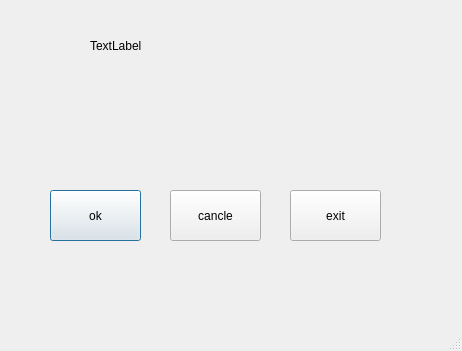
<?xml version="1.0" encoding="UTF-8"?>
<ui version="4.0">
 <class>Dialog</class>
 <widget class="QDialog" name="Dialog">
  <property name="geometry">
   <rect>
    <x>0</x>
    <y>0</y>
    <width>462</width>
    <height>351</height>
   </rect>
  </property>
  <property name="windowTitle">
   <string>Dialog</string>
  </property>
  <property name="sizeGripEnabled">
   <bool>true</bool>
  </property>
  <widget class="QPushButton" name="pushButton_ok">
   <property name="geometry">
    <rect>
     <x>50</x>
     <y>190</y>
     <width>91</width>
     <height>51</height>
    </rect>
   </property>
   <property name="text">
    <string>ok</string>
   </property>
  </widget>
  <widget class="QPushButton" name="pushButton_cancle">
   <property name="geometry">
    <rect>
     <x>170</x>
     <y>190</y>
     <width>91</width>
     <height>51</height>
    </rect>
   </property>
   <property name="text">
    <string>cancle</string>
   </property>
  </widget>
  <widget class="QPushButton" name="pushButton_exit">
   <property name="geometry">
    <rect>
     <x>290</x>
     <y>190</y>
     <width>91</width>
     <height>51</height>
    </rect>
   </property>
   <property name="text">
    <string>exit</string>
   </property>
  </widget>
  <widget class="QLabel" name="label">
   <property name="geometry">
    <rect>
     <x>90</x>
     <y>20</y>
     <width>221</width>
     <height>51</height>
    </rect>
   </property>
   <property name="text">
    <string>TextLabel</string>
   </property>
  </widget>
 </widget>
 <resources/>
 <connections/>
</ui>
